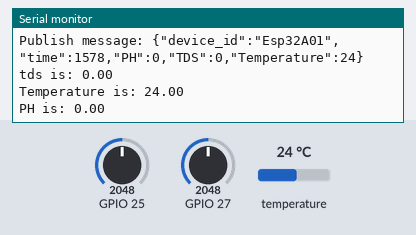
The sketch below on a simulated ESP32. Parts: the last lines printed to the serial monitor. The inputs (shaded band) are chosen by the test bench; at power-on: temperature 24 °C, GPIO 25 = 2048, GPIO 27 = 2048. WiFi joins after 1.5 s; servers stay silent unless stated; no MQTT or app messages arrive unless stated.

Above: at 2.7 s.
2.8 s: temperature set to 12 °C
At 6.7 s:
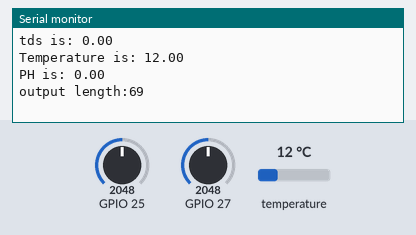
9.6 s: GPIO 25 set to 491
11.1 s: GPIO 27 set to 491
At 11.1 s:
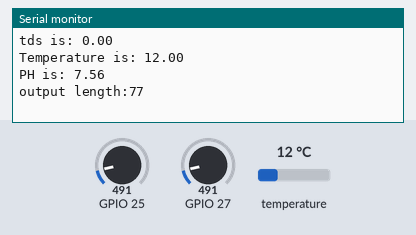
12.6 s: temperature set to 19 °C
At 13.89 s:
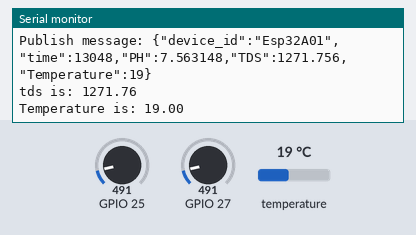
14.1 s: GPIO 25 set to 60
At 14.7 s:
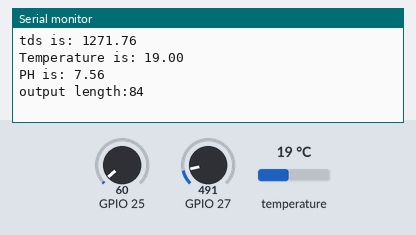
15.6 s: GPIO 27 set to 60
At 17.3 s:
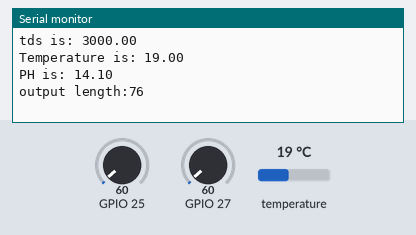
Timing chart, 0 to 18.1 s (numbered marks = the images above; inputs shaded):
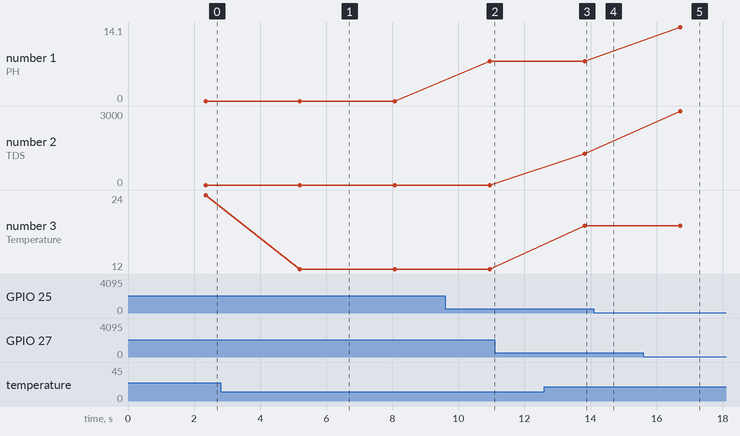

Measured:
- after the input at 2.8 s, the serial monitor: prints a new line after 2.4 s (image 1)
- after the input at 12.6 s, the serial monitor: prints a new line after 1.2 s (image 3)
- after the input at 15.6 s, the serial monitor: prints a new line after 1.1 s (image 5)
- plotted number 1: 0 → 7.56 after the input at 9.6 s
- plotted number 2: 1271.76 → 3000 after the input at 15.6 s
- plotted number 3: 24 → 12 after the input at 2.8 s, 12 → 19 after the input at 12.6 s

The sketch:

mqtt_sensor.ino
```cpp
/* Arduino DS18B20温度传感器教程
 */
//Include libraries
#include <OneWire.h>
#include <DallasTemperature.h>
#include <HardwareSerial.h>
#include <WiFi.h>
#include <PubSubClient.h>
#include <ArduinoJson.h>


#include "tdsSensor.h"
#include "PHSensor.h"


// Data wire is plugged into pin 2 on the Arduino
#define ONE_WIRE_BUS 26
#define DST 27
#define PH 25
#define BUILTIN_LED 2

// Setup a oneWire instance to communicate with any OneWire devices (not just Maxim/Dallas temperature ICs)
OneWire oneWire(ONE_WIRE_BUS);
// Pass our oneWire reference to Dallas Temperature.
DallasTemperature sensors(&oneWire);
tdsSensor dstSe(DST);
PHSensor phSe(PH);

HardwareSerial MySerial(1);


const char* ssid = "wu";
const char* password = "1342346379";
const char* mqtt_server = "TLVWVUDCK6.iotcloud.tencentdevices.com";
const char* device_id = "TLVWVUDCK6Esp32A01";
const char* device_name = "TLVWVUDCK6Esp32A01;12010126;NNH7E;1651131011";
const char* device_password = "f7a3fb5ce4f2627864e96935cd312dd35be044e65793dc27d152c858d191d733;hmacsha256";
const char* device_pub_sub = "TLVWVUDCK6/Esp32A01/data";

const char* device_sid = "Esp32A01";


WiFiClient espClient;
PubSubClient client(espClient);
long lastMsg = 0;
#define MSG_BUFFER_SIZE  (50)
char msg[100];
int output_len = 0;;  //
int flag=1;


void setup(void)
{

  MySerial.begin(9600, SERIAL_8N1, 16, 17);//(16接tx)（17接rx）
  Serial.begin(9600); //Begin serial communication
  setup_wifi();   //wifi 连接
  client.setServer(mqtt_server, 1883);  //服务器连接端口
  client.connect(device_id,device_name,device_password); // 服务器连接密码和用户名
  client.setCallback(callback);   //回调函数
  sensors.begin();
}

void loop(void)
{
  if (!client.connected()) {
    reconnect();
  }
  client.loop();
  unsigned long now = millis();
  // 获取传感器的参数
  sensors.requestTemperatures();
  float temper = sensors.getTempCByIndex(0); // Why "byIndex"? You can have more than one IC on the same bus. 0 refers to the first IC on the wire//Update value every 1 sec.
  float tds = dstSe.readtds();
  float ph = phSe.getPHvalue(temper);


//   buildFrame(strs,temper,ph,tds,Save_Data.latitude,Save_Data.longitude);

  //构建传感器字符串的参数
    StaticJsonBuffer<100> jsonBuffer;
    JsonObject& root = jsonBuffer.createObject();
    root["device_id"] = "Esp32A01";
    root["time"] = now;
    root["PH"] = ph;
    root["TDS"] = tds;
    root["Temperature"] = temper;
    String output;
    root.printTo(output);
    Serial.print("Publish message: ");
    Serial.println(output);

    output.toCharArray(msg,output.length()+1);
    client.publish(device_pub_sub, msg);


  Serial.print("tds is: ");
  Serial.println(tds);
  Serial.print("Temperature is: ");
  Serial.println(temper);
  Serial.print("PH is: ");
  Serial.println(ph);
  if(flag == 0)
  {
    //没有WiFi 就是lora自主网络传输
    MySerial.write(msg);
    Serial.println("lora send");
  }
  else{
  //直接上传到mqtt服务器上

  if (now - lastMsg > 2000) {
    lastMsg = now;

    output_len = output.length() + 1;
    Serial.print("output length:");
    Serial.println(output_len);


  }


  }

  delay(2000);
}

char* dtostr2(char *str, float temper,float tds,float ph)
    {
        sprintf(str, "%.2f %.2f %.2f",temper,tds,ph);
        return str;
    }

char* buildFrame(char *str, float temper,float ph,float tds,char* latitude,char* longitude)
    {
        int i = 0;
        int sum = 0;
        int j = 0;
        sprintf(str, "%.2f %.2f %.2f ",temper,ph,tds);

        while(sum<3){
          if(str[i]==' ') sum++;
          i++;
        }
        while(latitude[j]!='\0')
          str[i++] = latitude[j++];
       j=0;
       str[i++] = ' ';
       while(longitude[j]!='\0')
          str[i++] = longitude[j++];
        str[i] = '\0';
        return str;
    }

void setup_wifi() {

  delay(10);
  // We start by connecting to a WiFi network
  Serial.println();
  Serial.print("Connecting to ");
  Serial.println(ssid);

  WiFi.begin(ssid, password);

  while (WiFi.status() != WL_CONNECTED) {
    delay(500);
    Serial.print(".");
  }

  randomSeed(micros());

  Serial.println("");
  Serial.println("WiFi connected");
  Serial.println("IP address: ");
  Serial.println(WiFi.localIP());
}

void callback(char* topic, byte* payload, unsigned int length) {
  Serial.print("Message arrived [");
  Serial.print(topic);
  Serial.print("] ");
  for (int i = 0; i < length; i++) {
    Serial.print((char)payload[i]);
  }
  Serial.println();

  // Switch on the LED if an 1 was received as first character
  if ((char)payload[0] == '1') {
    digitalWrite(BUILTIN_LED, LOW);   // Turn the LED on (Note that LOW is the voltage level
    // but actually the LED is on; this is because
    // it is active low on the ESP-01)
  } else {
//    digitalWrite(BUILTIN_LED, HIGH);  // Turn the LED off by making the voltage HIGH
  }

}

void reconnect() {
  // Loop until we're reconnected
  while (!client.connected()) {
    Serial.print("Attempting MQTT connection...");
    // Create a random client ID
    //String clientId = "设备_id";
    //clientId += String(random(0xffff), HEX);
    // Attempt to connect
    if (client.connect(device_id,device_name,device_password)) {  //One net user name as product ID , and password as APIKey
      Serial.println("connected");
      // Once connected, publish an announcement...
      client.publish(device_pub_sub, "hello world");
      // ... and resubscribe
      client.subscribe(device_pub_sub);
    } else {
      Serial.print("failed, rc=");
      Serial.print(client.state());
      Serial.println(" try again in 5 seconds");
      // Wait 5 seconds before retrying
      delay(5000);
    }
  }
}
```

PHSensor.cpp
```cpp
//PH模块输出范围调整为0~5.0，调整方法如下：
//将PH计放在PH为9.18的溶液中，旋转电位器，调整电压为2.12V
//将PH计放在PH为6.86的溶液中，旋转电位器，调整电压为2.52V
//将PH计放在PH为4.0的溶液中，旋转电位器，调整电压为3.0V

#include "PHSensor.h"
#include "Arduino.h"

PHSensor::PHSensor(int pin){
  _pin = pin;
}


float PHSensor::getPHvalue(float tmpetValue){
  int pv[ARRY_LENGTH];
  float PH_VALUE = 0;
  for(int i = 0; i < ARRY_LENGTH; i++ ){
    pv[i] = analogRead(_pin);
    delay(1);
  }
  for(int i = 0; i < ARRY_LENGTH; i++){
    for(int k = i; k < ARRY_LENGTH; k++ ){
      if( pv[i] < pv[k] ){
        int tmp = pv[i];
        pv[i] = pv[k];
        pv[k] = tmp;
      }
    }
  }

  //温度补偿开始
  if( tmpetValue > 42 )  pv[ARRY_LENGTH/2] += 5;
  else if(tmpetValue > 28){
    pv[ARRY_LENGTH/2] += 5*(tmpetValue - 28)/14;
  }
  //温度补偿结束

  PH_VALUE = pv[ARRY_LENGTH/2];
  PH_VALUE = -5.887*(PH_VALUE*5/1024) + 21.677;
  if(PH_VALUE > 14.1){
    PH_VALUE = 14.1;
  }
  if( PH_VALUE < 0 ){
    PH_VALUE = 0;
  }

  return PH_VALUE;
//    return pv[ARRY_LENGTH/2];
}
```

PHSensor.h
```cpp
#ifndef phsensor_h
#define phsensor_h

class PHSensor
{
public:

  // setup(dhtPin) is deprecated, auto detection is not working well on ESP32. Use setup(dhtPin, DHTesp::DHT11) instead!
  PHSensor(int pin);

  float getPHvalue(float tmpetValue);

  protected:
  int _pin;
  int ARRY_LENGTH = 10;
};

#endif
```

tdsSensor.cpp
```cpp
#include "tdsSensor.h"
#include "Arduino.h"

tdsSensor::tdsSensor(int pin){
    _pin = pin;
  }
float tdsSensor::readtds(){

  int sensorValue = analogRead(_pin);// read the input on analog pin 0:
  float TU = sensorValue * (5.0 / 1024.0); // Convert the analog reading (which goes from 0 - 1023) to a voltage (0 - 5V):
  TU_calibration=-0.0192*(temp_data-25)+TU;
  TU_value=-865.68*TU_calibration + K_Value;

  if(TU_value<=0){TU_value=0;}
  if(TU_value>=3000){TU_value=3000;}

  return TU_value;
}
```

tdsSensor.h
```cpp
#ifndef tdssensor_h
#define tdssensor_h

class tdsSensor
{
public:

  // setup(dhtPin) is deprecated, auto detection is not working well on ESP32. Use setup(dhtPin, DHTesp::DHT11) instead!
  tdsSensor(int pin);

  float readtds();
  protected:
  int _pin;
  float TU=0.0;
  float TU_value=0.0;
  float TU_calibration=0.0;
  float temp_data=25.0;
  float K_Value=3347.19;
};

#endif
```
